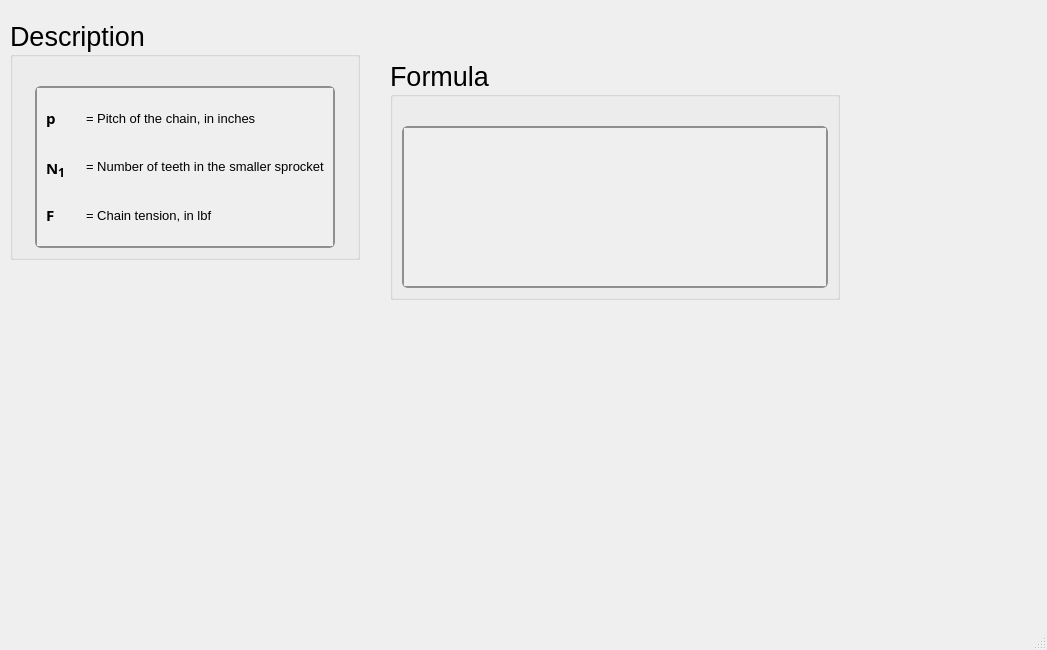
<?xml version="1.0" encoding="UTF-8"?>
<ui version="4.0">
 <class>MainWindow</class>
 <widget class="QMainWindow" name="MainWindow">
  <property name="geometry">
   <rect>
    <x>0</x>
    <y>0</y>
    <width>1047</width>
    <height>650</height>
   </rect>
  </property>
  <property name="windowTitle">
   <string>MainWindow</string>
  </property>
  <widget class="QWidget" name="centralwidget">
   <widget class="QGroupBox" name="groupBox_270">
    <property name="geometry">
     <rect>
      <x>10</x>
      <y>20</y>
      <width>350</width>
      <height>240</height>
     </rect>
    </property>
    <property name="sizePolicy">
     <sizepolicy hsizetype="Minimum" vsizetype="Minimum">
      <horstretch>0</horstretch>
      <verstretch>0</verstretch>
     </sizepolicy>
    </property>
    <property name="minimumSize">
     <size>
      <width>350</width>
      <height>0</height>
     </size>
    </property>
    <property name="maximumSize">
     <size>
      <width>350</width>
      <height>241</height>
     </size>
    </property>
    <property name="font">
     <font>
      <family>Segoe UI</family>
      <pointsize>20</pointsize>
      <weight>50</weight>
      <italic>false</italic>
      <bold>false</bold>
     </font>
    </property>
    <property name="title">
     <string>Description</string>
    </property>
    <layout class="QGridLayout" name="gridLayout_550">
     <item row="0" column="0">
      <spacer name="verticalSpacer_270">
       <property name="orientation">
        <enum>Qt::Vertical</enum>
       </property>
       <property name="sizeType">
        <enum>QSizePolicy::Fixed</enum>
       </property>
       <property name="sizeHint" stdset="0">
        <size>
         <width>20</width>
         <height>20</height>
        </size>
       </property>
      </spacer>
     </item>
     <item row="1" column="0">
      <widget class="QScrollArea" name="scrollArea_144">
       <property name="sizePolicy">
        <sizepolicy hsizetype="Minimum" vsizetype="Minimum">
         <horstretch>0</horstretch>
         <verstretch>0</verstretch>
        </sizepolicy>
       </property>
       <property name="maximumSize">
        <size>
         <width>300</width>
         <height>361</height>
        </size>
       </property>
       <property name="font">
        <font>
         <family>Segoe UI</family>
         <pointsize>15</pointsize>
         <weight>50</weight>
         <italic>false</italic>
         <bold>false</bold>
        </font>
       </property>
       <property name="styleSheet">
        <string notr="true">QScrollArea {
    background: qlineargradient(x1:0, y1:0, x2:0, y2:1,
                               stop:0 #f6f7fa, stop:1 #dadbde);
    border: 2px solid #8f8f91;
    border-radius: 6px;
}

QScrollArea QScrollBar:vertical, QScrollArea QScrollBar:horizontal {
    background: qlineargradient(x1:0, y1:0, x2:0, y2:1,
                               stop:0 #f6f7fa, stop:1 #dadbde);
    border: 2px solid #8f8f91;
    border-radius: 6px;
    width: 14px;
    height: 14px;
    margin: 2px 0 2px 0;
}

/* Completely remove the bottom button of the vertical scrollbar */
QScrollArea QScrollBar::add-line:vertical {
    height: 0px;
    width: 0px;
    border: none;
    background: none;
    margin: 0px;
    padding: 0px;
}

QScrollArea QScrollBar::handle:vertical, QScrollArea QScrollBar::handle:horizontal {
    background: qlineargradient(x1:0, y1:0, x2:0, y2:1,
                               stop:0 #8f8f91, stop:1 #6f6f71);
    min-height: 20px;
    border-radius: 6px;
    border: 1px solid #6f6f71;
}

QScrollArea QScrollBar::handle:vertical:hover, QScrollArea QScrollBar::handle:horizontal:hover {
    background: qlineargradient(x1:0, y1:0, x2:0, y2:1,
                               stop:0 #6f6f71, stop:1 #4f4f51);
    border: 1px solid #4f4f51;
}

QScrollArea QScrollBar::sub-line:vertical, QScrollArea QScrollBar::add-line:horizontal, QScrollArea QScrollBar::sub-line:horizontal {
    background: #8f8f91;
    border: none;
    border-radius: 3px;
    height: 14px;
    width: 14px;
    subcontrol-origin: margin;
}

QScrollArea QScrollBar::sub-line:vertical:hover, QScrollArea QScrollBar::add-line:horizontal:hover, QScrollArea QScrollBar::sub-line:horizontal:hover {
    background: #6f6f71;
}

QScrollArea QScrollBar::add-page:vertical, QScrollArea QScrollBar::sub-page:vertical,
QScrollArea QScrollBar::add-page:horizontal, QScrollArea QScrollBar::sub-page:horizontal {
    background: transparent;
}
</string>
       </property>
       <property name="verticalScrollBarPolicy">
        <enum>Qt::ScrollBarAsNeeded</enum>
       </property>
       <property name="horizontalScrollBarPolicy">
        <enum>Qt::ScrollBarAsNeeded</enum>
       </property>
       <property name="widgetResizable">
        <bool>true</bool>
       </property>
       <widget class="QWidget" name="scrollAreaWidgetContents_144">
        <property name="geometry">
         <rect>
          <x>0</x>
          <y>0</y>
          <width>299</width>
          <height>132</height>
         </rect>
        </property>
        <layout class="QGridLayout" name="gridLayout_551">
         <item row="5" column="0">
          <widget class="QLabel" name="label_63">
           <property name="font">
            <font>
             <family>Segoe UI Variable Small Semibol</family>
             <pointsize>11</pointsize>
             <weight>75</weight>
             <bold>true</bold>
            </font>
           </property>
           <property name="text">
            <string>&lt;html&gt;&lt;head/&gt;&lt;body&gt;&lt;p&gt;F&lt;/p&gt;&lt;/body&gt;&lt;/html&gt;</string>
           </property>
          </widget>
         </item>
         <item row="3" column="1">
          <widget class="QLabel" name="htext_1016">
           <property name="font">
            <font>
             <family>MS Shell Dlg 2</family>
             <pointsize>10</pointsize>
             <weight>50</weight>
             <italic>false</italic>
             <bold>false</bold>
            </font>
           </property>
           <property name="text">
            <string>&lt;html&gt;&lt;head/&gt;&lt;body&gt;&lt;p&gt;= Number of teeth in the smaller sprocket&lt;/p&gt;&lt;/body&gt;&lt;/html&gt;</string>
           </property>
          </widget>
         </item>
         <item row="3" column="0">
          <widget class="QLabel" name="label_335">
           <property name="font">
            <font>
             <family>Segoe UI Variable Small Semibol</family>
             <pointsize>11</pointsize>
             <weight>75</weight>
             <bold>true</bold>
            </font>
           </property>
           <property name="text">
            <string>&lt;html&gt;&lt;head/&gt;&lt;body&gt;&lt;p&gt;N&lt;span style=&quot; font-size:14pt; vertical-align:sub;&quot;&gt;1&lt;/span&gt;&lt;/p&gt;&lt;/body&gt;&lt;/html&gt;</string>
           </property>
          </widget>
         </item>
         <item row="1" column="0">
          <widget class="QLabel" name="label_62">
           <property name="font">
            <font>
             <family>Segoe UI Variable Small Semibol</family>
             <pointsize>11</pointsize>
             <weight>75</weight>
             <bold>true</bold>
            </font>
           </property>
           <property name="text">
            <string>&lt;html&gt;&lt;head/&gt;&lt;body&gt;&lt;p&gt;p&lt;/p&gt;&lt;/body&gt;&lt;/html&gt;</string>
           </property>
          </widget>
         </item>
         <item row="5" column="1">
          <widget class="QLabel" name="htext_409">
           <property name="font">
            <font>
             <pointsize>10</pointsize>
            </font>
           </property>
           <property name="text">
            <string>&lt;html&gt;&lt;head/&gt;&lt;body&gt;&lt;p&gt;= Chain tension, in lbf&lt;/p&gt;&lt;/body&gt;&lt;/html&gt;</string>
           </property>
          </widget>
         </item>
         <item row="1" column="1">
          <widget class="QLabel" name="htext_407">
           <property name="font">
            <font>
             <pointsize>10</pointsize>
            </font>
           </property>
           <property name="text">
            <string>&lt;html&gt;&lt;head/&gt;&lt;body&gt;&lt;p&gt;= Pitch of the chain, in inches&lt;/p&gt;&lt;/body&gt;&lt;/html&gt;</string>
           </property>
          </widget>
         </item>
        </layout>
       </widget>
      </widget>
     </item>
    </layout>
   </widget>
   <widget class="QGroupBox" name="groupBox_269">
    <property name="geometry">
     <rect>
      <x>390</x>
      <y>60</y>
      <width>450</width>
      <height>240</height>
     </rect>
    </property>
    <property name="sizePolicy">
     <sizepolicy hsizetype="Minimum" vsizetype="Minimum">
      <horstretch>0</horstretch>
      <verstretch>0</verstretch>
     </sizepolicy>
    </property>
    <property name="minimumSize">
     <size>
      <width>450</width>
      <height>0</height>
     </size>
    </property>
    <property name="maximumSize">
     <size>
      <width>450</width>
      <height>241</height>
     </size>
    </property>
    <property name="font">
     <font>
      <family>Segoe UI</family>
      <pointsize>20</pointsize>
      <weight>50</weight>
      <italic>false</italic>
      <bold>false</bold>
     </font>
    </property>
    <property name="title">
     <string>Formula</string>
    </property>
    <layout class="QGridLayout" name="gridLayout_548">
     <item row="1" column="0">
      <widget class="QScrollArea" name="scrollArea_143">
       <property name="sizePolicy">
        <sizepolicy hsizetype="Minimum" vsizetype="Minimum">
         <horstretch>0</horstretch>
         <verstretch>0</verstretch>
        </sizepolicy>
       </property>
       <property name="font">
        <font>
         <family>Segoe UI</family>
         <pointsize>15</pointsize>
         <weight>50</weight>
         <italic>false</italic>
         <bold>false</bold>
        </font>
       </property>
       <property name="styleSheet">
        <string notr="true">QScrollArea {
    background: qlineargradient(x1:0, y1:0, x2:0, y2:1,
                               stop:0 #f6f7fa, stop:1 #dadbde);
    border: 2px solid #8f8f91;
    border-radius: 6px;
}

QScrollArea QScrollBar:vertical, QScrollArea QScrollBar:horizontal {
    background: qlineargradient(x1:0, y1:0, x2:0, y2:1,
                               stop:0 #f6f7fa, stop:1 #dadbde);
    border: 2px solid #8f8f91;
    border-radius: 6px;
    width: 14px;
    height: 14px;
    margin: 2px 0 2px 0;
}

/* Completely remove the bottom button of the vertical scrollbar */
QScrollArea QScrollBar::add-line:vertical {
    height: 0px;
    width: 0px;
    border: none;
    background: none;
    margin: 0px;
    padding: 0px;
}

QScrollArea QScrollBar::handle:vertical, QScrollArea QScrollBar::handle:horizontal {
    background: qlineargradient(x1:0, y1:0, x2:0, y2:1,
                               stop:0 #8f8f91, stop:1 #6f6f71);
    min-height: 20px;
    border-radius: 6px;
    border: 1px solid #6f6f71;
}

QScrollArea QScrollBar::handle:vertical:hover, QScrollArea QScrollBar::handle:horizontal:hover {
    background: qlineargradient(x1:0, y1:0, x2:0, y2:1,
                               stop:0 #6f6f71, stop:1 #4f4f51);
    border: 1px solid #4f4f51;
}

QScrollArea QScrollBar::sub-line:vertical, QScrollArea QScrollBar::add-line:horizontal, QScrollArea QScrollBar::sub-line:horizontal {
    background: #8f8f91;
    border: none;
    border-radius: 3px;
    height: 14px;
    width: 14px;
    subcontrol-origin: margin;
}

QScrollArea QScrollBar::sub-line:vertical:hover, QScrollArea QScrollBar::add-line:horizontal:hover, QScrollArea QScrollBar::sub-line:horizontal:hover {
    background: #6f6f71;
}

QScrollArea QScrollBar::add-page:vertical, QScrollArea QScrollBar::sub-page:vertical,
QScrollArea QScrollBar::add-page:horizontal, QScrollArea QScrollBar::sub-page:horizontal {
    background: transparent;
}
</string>
       </property>
       <property name="verticalScrollBarPolicy">
        <enum>Qt::ScrollBarAsNeeded</enum>
       </property>
       <property name="widgetResizable">
        <bool>true</bool>
       </property>
       <widget class="QWidget" name="scrollAreaWidgetContents_143">
        <property name="geometry">
         <rect>
          <x>0</x>
          <y>0</y>
          <width>422</width>
          <height>146</height>
         </rect>
        </property>
        <layout class="QGridLayout" name="gridLayout_549">
         <item row="0" column="0">
          <widget class="QLabel" name="htext_1015">
           <property name="font">
            <font>
             <family>MS Shell Dlg 2</family>
             <pointsize>11</pointsize>
             <weight>50</weight>
             <italic>false</italic>
             <bold>false</bold>
            </font>
           </property>
           <property name="text">
            <string>&lt;html&gt;&lt;head/&gt;&lt;body&gt;&lt;p&gt;&lt;img src=&quot;:/desc/images/max rotation rc.png&quot;/&gt;&lt;/p&gt;&lt;/body&gt;&lt;/html&gt;</string>
           </property>
           <property name="scaledContents">
            <bool>true</bool>
           </property>
          </widget>
         </item>
        </layout>
       </widget>
      </widget>
     </item>
     <item row="0" column="0">
      <spacer name="verticalSpacer_269">
       <property name="orientation">
        <enum>Qt::Vertical</enum>
       </property>
       <property name="sizeType">
        <enum>QSizePolicy::Fixed</enum>
       </property>
       <property name="sizeHint" stdset="0">
        <size>
         <width>20</width>
         <height>20</height>
        </size>
       </property>
      </spacer>
     </item>
    </layout>
   </widget>
  </widget>
  <widget class="QMenuBar" name="menubar">
   <property name="geometry">
    <rect>
     <x>0</x>
     <y>0</y>
     <width>1047</width>
     <height>24</height>
    </rect>
   </property>
  </widget>
  <widget class="QStatusBar" name="statusbar"/>
 </widget>
 <resources/>
 <connections/>
</ui>
